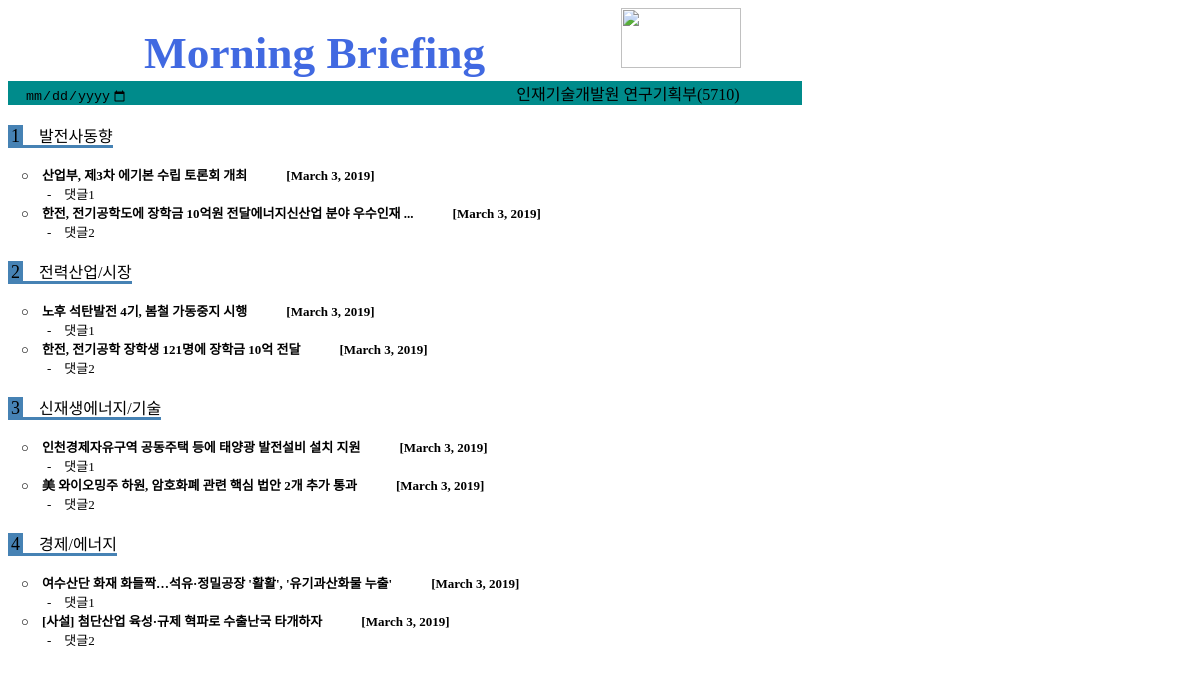
The app's page /보고서/ with its own data.
### MorningBriefing/models.py (models this page shows)
class News(models.Model):
    Title = models.CharField(max_length=200) #<title>{% News.title%}</title>
    Link = models.CharField(max_length=2000, unique=True) #a href = {% News.link[]%}
    Comment = models.TextField(
        blank = True,
        default = None)
    Published_date = models.DateField(default =timezone.now)
    Select = (
        ('A', '발전사 동향'), # 한전 #남동발전 #한국전력 #동서발전 #..... -- >
        ('B', '전력산업/시장'), #전력 #이병준 #주병권
        ('C', '신재생에너지/기술'),
        ('D', '경제/에너지'),
    )
    Data_field = models.CharField(
        max_length = 1,
        choices = Select,
        blank = True,
        default = 'm',
    )
    class Meta:
        ordering = ['Data_field', 'Published_date' ]

### MorningBriefing/views.py (called while the page is built)
def report(request):
	news = News.objects.all()
	context = {'news':news,}
	return render(request, 'MorningBriefing/report.html',context)

### MorningBriefing/templates/MorningBriefing/report.html (shortened to what this page needs)
<!DOCTYPE html>
<html lang="en">
<head>
</head>
<body style="width: 210mm">
<div>
        <table>
                        <tr><label style="color: royalblue;font-weight:bold; font-size: 34pt;text-align: center;"><B>　　　Morning Briefing　　　</B></label></tr>
                        <tr> <img src="C:\Users\wonjo\Final\WEB\MorningBriefing\templates\MorningBriefing\logo.png"  width="120" height="60"/></tr>
        </table>
</div>
    <div style ="background:darkcyan;">
       <input type="date" style = "background:darkcyan; text-align: right;border: 0px; font-size: 4" value='19-03-02'>
        <label>　　　　　　　　　　　　　　　　　　　　　　　　인재기술개발원 연구기획부(5710)</label>
</div>
<div>
                <br>
        <label style="border: solid steelblue; border-width: 1 10px 3px ; background:steelblue"><font size = 4>1</font></label><label style="border: solid steelblue; border-width: 0 0 3px ;">　발전사동향</label>
        <br><br>
        {% for news in news %}
        {% if news.Data_field == 'A' %}
        {% if news.Comment != ''%}
        <ui onclick="window.open('{{news.Link}}')"><b><font size = 2>　○　{{news.Title}}　　　[{{news.Published_date}}]</font></b></ui><br>
        <ui><font size=2>　　　-　{{news.Comment}}</font></ui><br>
                {% endif %}
                {% endif %}
                {% endfor %}
                <br>
</div>
<div>
                <label style="border: solid steelblue; border-width: 1 1 3px ; background:steelblue"><font size = 4>2</font></label><label style="border: solid steelblue; border-width: 0 0 3px ;">　전력산업/시장</label>
                <br><br>
        {% for news in news %}
        {% if news.Data_field == 'B' %}
        {% if news.Comment != ''%}
        <ui onclick="window.open('{{news.Link}}')"><b><font size = 2>　○　{{news.Title}}　　　[{{news.Published_date}}]</font></b></oi><br>
        <ui><font size=2>　　　-　{{news.Comment}}</font></ui><br>
                {% endif %}
                {% endif %}
                {% endfor %}
                <br>
</div>
<div>
        <label style="border: solid steelblue; border-width: 1 1 3px ; background:steelblue"><font size = 4>3</font></label><label style="border: solid steelblue; border-width: 0 0 3px ;">　신재생에너지/기술</label>
        <br><br>
        {% for news in news %}
        {% if news.Data_field == 'C' %}
        {% if news.Comment != ''%}
        <ui onclick="window.open('{{news.Link}}')"><b><font size = 2>　○　{{news.Title}}　　　[{{news.Published_date}}]</font></b></ui><br>
        <ui><font size=2>　　　-　{{news.Comment}}</font></ui><br>
                {% endif %}
                {% endif %}
                {% endfor %}
                <br>
</div>
<div>
                <label style="border: solid steelblue; border-width: 1 1 3px ; background:steelblue"><font size = 4>4</font></label><label style="border: solid steelblue; border-width: 0 0 3px ;">　경제/에너지</label>
                     <br><br>
                {% for news in news %}
                {% if news.Data_field == 'D' %}
                {% if news.Comment != ''%}
                <ui onclick="window.open('{{news.Link}}')"><b><font size = 2>　○　{{news.Title}}　　　[{{news.Published_date}}]</font></b></ui><br>
                <ui><font size=2>　　　-　{{news.Comment}}</font></ui><br>
                        {% endif %}
                        {% endif %}
                        {% endfor %}
                        <br>
</div>
</body>

### MorningBriefing/templates/MorningBriefing/report.html (style rules this page uses)
label,h1, h2, h3, h4, h5, dl, dt, dd, ul, li, ol, th, td, p, blockquote, form, fieldset, legend, div,body { -webkit-print-bgcolor-adjust:exact; }
label,h1, h2, h3, h4, h5, dl, dt, dd, ul, li, ol, th, td, p, blockquote, form, fieldset, legend, div,body { font-family : Nanum font-size = 12pt }

### records on screen
News: Title "산업부, 제3차 에기본 수립 토론회 개최", Published_date "March 3, 2019", Comment "댓글1"
News: Title "한전, 전기공학도에 장학금 10억원 전달에너지신산업 분야 우수인재 ...", Published_date "March 3, 2019", Comment "댓글2"
News: Title "노후 석탄발전 4기, 봄철 가동중지 시행", Published_date "March 3, 2019", Comment "댓글1"
News: Title "한전, 전기공학 장학생 121명에 장학금 10억 전달", Published_date "March 3, 2019", Comment "댓글2"
News: Title "인천경제자유구역 공동주택 등에 태양광 발전설비 설치 지원", Published_date "March 3, 2019", Comment "댓글1"
News: Title "美 와이오밍주 하원, 암호화폐 관련 핵심 법안 2개 추가 통과", Published_date "March 3, 2019", Comment "댓글2"
News: Title "여수산단 화재 화들짝…석유·정밀공장 '활활', '유기과산화물 누출'", Published_date "March 3, 2019", Comment "댓글1"
News: Title "[사설] 첨단산업 육성·규제 혁파로 수출난국 타개하자", Published_date "March 3, 2019", Comment "댓글2"
